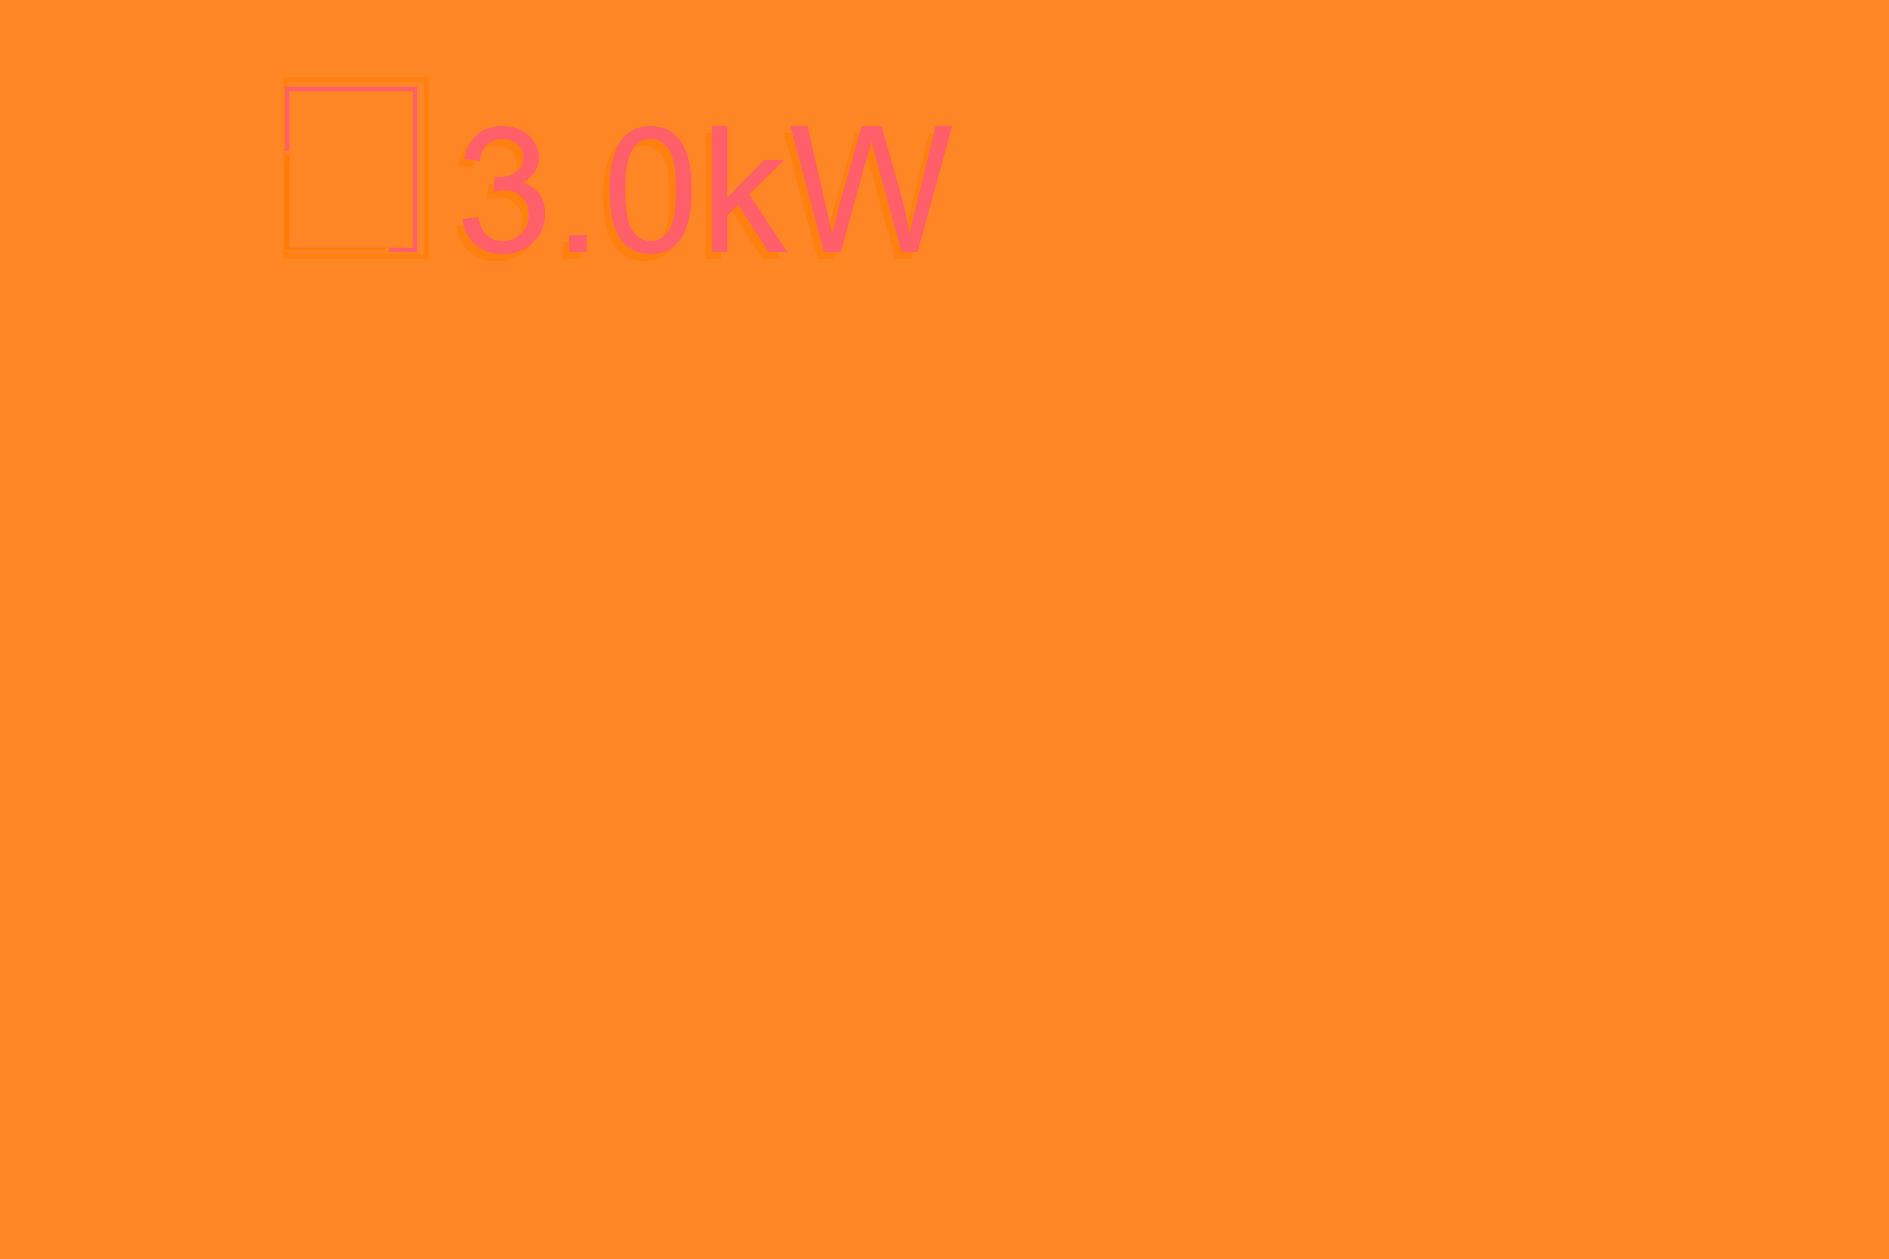

Reproduce this figure in Julia.
using MechanicalSketch
import MechanicalSketch: background, background, sethue, O, EM, finish,
    lumin, get_current_lumin, get_current_RGB, color_with_lumin,
    sethue, fontface, textpath, textextents, PT, fontsize, gsave, grestore,
    newpath, translate, m, text, fillpreserve, clip, rect, clipreset,
    setline
let
BACKCOLOR = color_with_lumin(PALETTE[2], 70);
function restart()
    empty_figure(joinpath(@__DIR__, "test_10.png"))
    background(BACKCOLOR)
    sethue(PALETTE[2])
end


# Electric power symbol, implemented in 'power.jl' `showpower`

# parameters
power = 3.0kW
maxpower = 5kW |> typeof(power)
fractionpower = power / maxpower
rounded = round(typeof(power), power, digits = 1)
fs = 4EM
symbsize = 1.5fs


restart()



begin
    # Prepare color selection
    luminback = lumin(BACKCOLOR)
    luminfront = get_current_lumin()
    deltalumin = luminback - luminfront
    avglumin = luminfront + 0.5deltalumin
    curcol = get_current_RGB()
    avgcol = color_with_lumin(curcol, luminfront + 0.5 * deltalumin)
    contrastcol = color_with_lumin(curcol, luminfront + 2 * deltalumin);
end;

gsave()
fontsize(symbsize)
fontface("DejaVu Sans")
str = "⚡"
WI, HE = textextents(str)[3:4]
p = O + (-11m, 6m)
begin
    # Outline symbol
    sethue(avgcol)
    fontface("DejaVu Sans Bold")
    fontsize(1.0989010989010988 * symbsize)
    text(str, p - fs.*(0.03, -0.04))
    # Shadow text
    fontface("DejaVu Sans")
    fontsize(fs)
    text(string(rounded), p + (1.5WI, 0) - fs.*(0.03, -0.04))
    # Inside symbol
    sethue(color_with_lumin(color_from_palette("red"), luminback))
    fontsize(symbsize)
    text(str, p)
    # Front text
    fontsize(fs)
    text(string(rounded), p + (1.5WI, 0))
end

# Make a mask
begin
    clipreset()
    newpath()
    translate(p)
    fontsize(symbsize)
    textpath(str)
    fillpreserve()
    clip()
    translate(-p)
end

sethue(curcol)
rect(p, WI , -fractionpower * HE, :fill)
sethue(contrastcol)
setline(PT)
rect(p, WI , -fractionpower * HE, :stroke)
clipreset()
grestore()
finish()
nothing
end